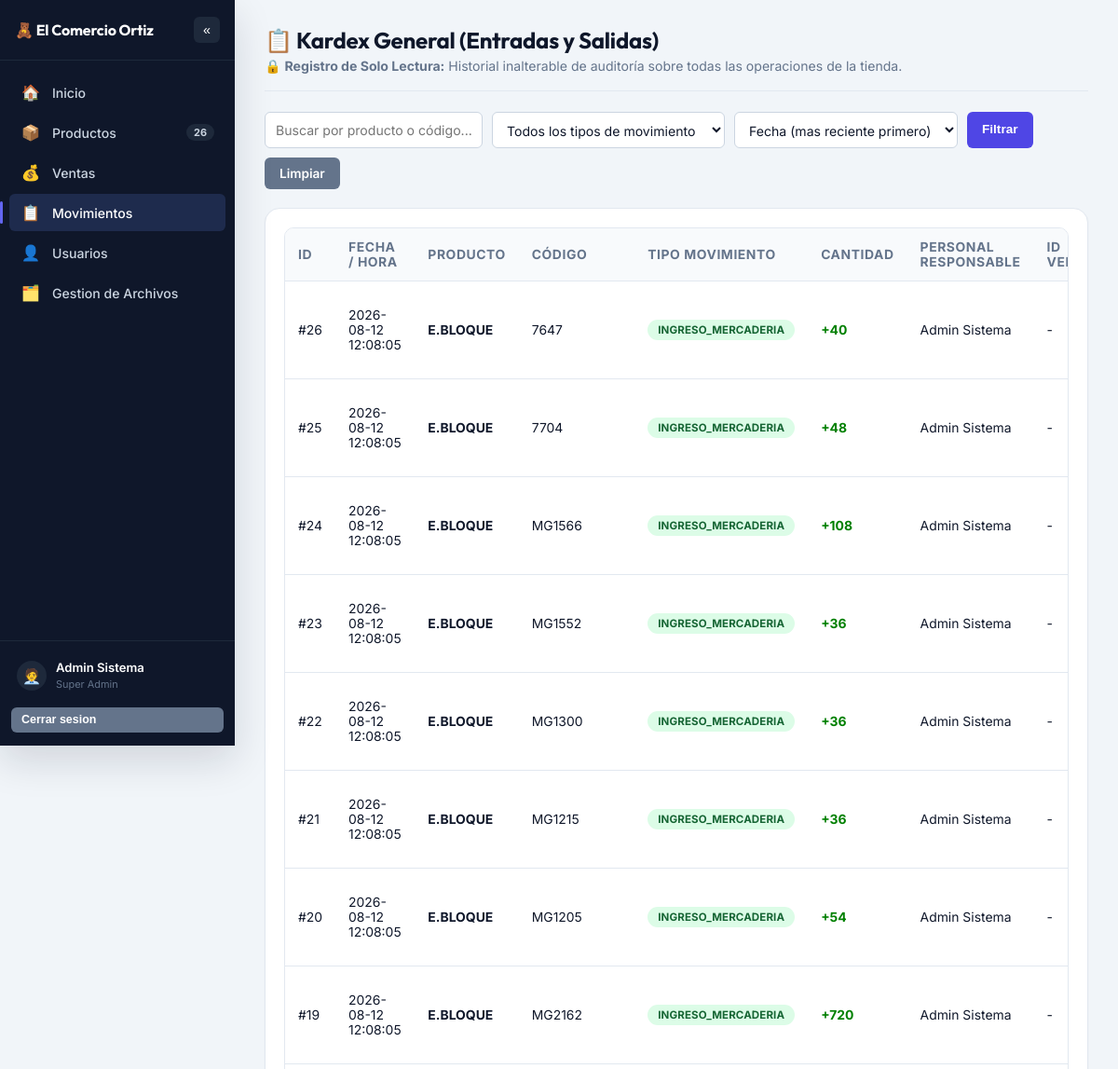
Page /movimientos/ (signed in, upper part) on the earlier database version.
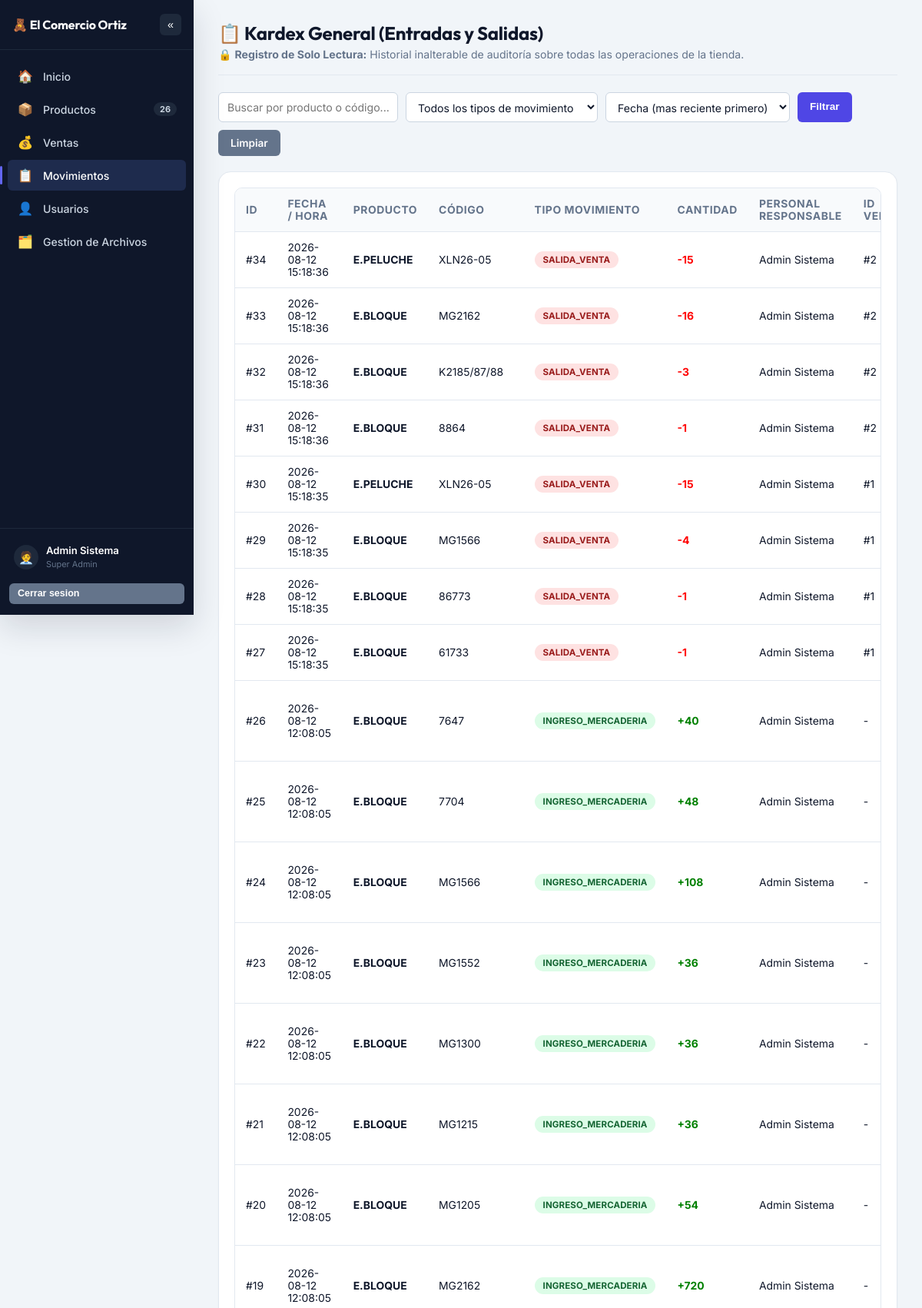
Same page on the later database version.
### tables this page shows
CREATE TABLE movimientos (
    id_movimiento INTEGER PRIMARY KEY AUTOINCREMENT,
    id_producto INTEGER NOT NULL REFERENCES productos(id_producto),
    id_personal INTEGER NOT NULL REFERENCES personal(id_personal),
    id_venta INTEGER REFERENCES ventas(id_venta) ON DELETE SET NULL,
    id_proveedor INTEGER REFERENCES proveedores(id_proveedor),

    tipo_movimiento TEXT NOT NULL CHECK(
        tipo_movimiento IN (
            'INGRESO_MERCADERIA',
            'SALIDA_VENTA',
            'GARANTIA_ENTRADA',
            'GARANTIA_BAJA',
            'DEVOLUCION_PROVEEDOR',
            'AJUSTE_INVENTARIO'
        )
    ),
    cantidad INTEGER NOT NULL,   -- positivo (+) entradas, negativo (-) salidas
    motivo_nota TEXT,
    fecha TEXT DEFAULT (datetime('now', 'localtime'))
);

CREATE TABLE productos (
    id_producto INTEGER PRIMARY KEY AUTOINCREMENT,
    foto_url TEXT,
    nombre TEXT NOT NULL,
    -- codigo_1 NO es unico por si solo: el cliente confirmo que se repite
    -- entre productos distintos en su catalogo real. Lo que si identifica
    -- un producto de forma unica es la COMBINACION codigo_1 + codigo_2
    -- (ver el UNIQUE compuesto al final de la tabla, y
    -- productos_model.get_producto_por_codigo / guardar_o_actualizar_desde_excel,
    -- que ya matchean por el par completo).
    codigo_1 TEXT NOT NULL,
    codigo_2 TEXT,
    descripcion TEXT,
    marca TEXT,

    -- Esquema de precios
    precio_unidad_facturado REAL DEFAULT 0,   -- PUF
    precio_docena_facturado REAL DEFAULT 0,   -- PDF
    precio_paquete_facturado REAL DEFAULT 0,  -- PPF
    precio_paquete_neto REAL DEFAULT 0,       -- PPN
    precio_docena_neto REAL DEFAULT 0,        -- PDN
    precio_docena_comercial REAL DEFAULT 0,   -- PDC
    descuento_porcentaje REAL DEFAULT 0,
    incremento_porcentaje REAL DEFAULT 0,

    -- Presentacion y empaque
    pcs_paquete INTEGER DEFAULT 0,
    pcs_caja INTEGER DEFAULT 0,
    venta_fraccionada TEXT DEFAULT 'No' CHECK(venta_fraccionada IN ('Si', 'No')),

    -- Ubicacion y existencias
    id_ubicacion INTEGER REFERENCES ubicaciones(id_ubicacion),
    posicion TEXT,
    -- Puede quedar en 0 o mayor (piezas sueltas -> decimal, ej. venta
    -- fraccionada) o en NEGATIVO: negativo significa que se aprobo una
    -- venta por mas de lo que habia en tienda, y ese numero es lo que
    -- falta reponer desde el almacen (ver alerta en Inicio).
    cantidad REAL NOT NULL DEFAULT 0,

    -- Estado de negocio (Activo/Inactivo). "Agotado" NO se guarda aqui:
    -- se calcula en la aplicacion comparando cantidad <= 0 (0 o negativo,
    -- ver mas abajo), para evitar que quede desincronizado con el stock real.
    estado TEXT DEFAULT 'Activo' CHECK(estado IN ('Activo', 'Inactivo')),

    UNIQUE(codigo_1, codigo_2)
);

### controllers/movimientos_controller.py (the view)
@movimientos_bp.route('/')
@roles_required(*ROLES_VENTAS)
def index():
    busqueda = request.args.get('busqueda', '')
    tipo_filtro = request.args.get('tipo_movimiento', '')
    orden = request.args.get('orden', '')
    movimientos = movimientos_model.get_movimientos(
        busqueda=busqueda or None,
        tipo_movimiento=tipo_filtro or None,
        orden=orden or None,
    )
    return render_template(
        'movimientos/movimientos_view.html',
        movimientos=movimientos,
        busqueda=busqueda,
        tipo_filtro=tipo_filtro,
        orden_actual=orden or movimientos_model.ORDEN_MOVIMIENTOS_DEFAULT,
    )

### models/database.py (called while the page is built)
def get_db():
    if 'db' not in g:
        g.db = sqlite3.connect(current_app.config['DATABASE'])
        g.db.row_factory = sqlite3.Row
        g.db.execute('PRAGMA foreign_keys = ON')
    return g.db

### models/productos_model.py (called while the page is built)
def contar_productos():
    db = get_db()
    return db.execute("SELECT COUNT(*) AS c FROM productos").fetchone()['c']

def contar_faltantes():
    db = get_db()
    return db.execute("SELECT COUNT(*) AS c FROM productos WHERE cantidad < 0").fetchone()['c']

### models/ventas_model.py (called while the page is built)
def contar_pendientes(id_personal_filtro=None):
    db = get_db()
    if id_personal_filtro:
        return db.execute(
            "SELECT COUNT(*) AS c FROM ventas WHERE estado = 'Pendiente' AND id_personal_registro = ?",
            (id_personal_filtro,),
        ).fetchone()['c']
    return db.execute(
        "SELECT COUNT(*) AS c FROM ventas WHERE estado = 'Pendiente'"
    ).fetchone()['c']

### utilities/utilities.py (called while the page is built)
def resolver_orden_sql(orden, opciones, default):
    return opciones.get(orden, opciones[default])

### templates/movimientos/movimientos_view.html (shortened to what this page needs)
{% extends "shared/base.html" %}
{% block content %}
    <div class="page-header">
        <div>
            <h1>📋 Kardex General (Entradas y Salidas)</h1>
            <p class="subtitle">
                🔒 <strong>Registro de Solo Lectura:</strong> Historial inalterable de auditoría sobre todas las operaciones de la tienda.
            </p>
        </div>
    </div>
    <form method="get" class="filters" style="margin-bottom: 20px; display: flex; gap: 10px; flex-wrap: wrap;">
        <input type="text" name="busqueda" placeholder="Buscar por producto o código..." value="{{ busqueda or '' }}">
        <select name="tipo_movimiento">
            <option value="">Todos los tipos de movimiento</option>
        </select>
        <select name="orden">
            <option value="fecha_desc" {{ 'selected' if orden_actual == 'fecha_desc' }}>Fecha (mas reciente primero)</option>
        </select>
        <button type="submit" class="btn btn-primary">Filtrar</button>
        <a href="{{ url_for('movimientos.index') }}" class="btn btn-secondary">Limpiar</a>
    </form>
    <div class="card">
        {% if movimientos %}
            <div class="table-scroll">
                <table>
                    <thead>
                        <tr>
                            <th>ID</th>
                            <th>Fecha / Hora</th>
                            <th>Producto</th>
                            <th>Código</th>
                            <th>Tipo Movimiento</th>
                            <th>Cantidad</th>
                            <th>Personal Responsable</th>
                            <th>ID Venta</th>
                        </tr>
                    </thead>
                    <tbody>
                        {% for m in movimientos %}
                            <tr>
                                <td>#{{ m.id_movimiento }}</td>
                                <td>{{ m.fecha }}</td>
                                <td><strong>{{ m.producto_nombre }}</strong></td>
                                <td>{{ m.codigo_1 }}</td>
                                <td>
                                    <span class="badge {{ 'badge-activo' if (m.cantidad|default(0)|int) > 0 else 'badge-inactivo' }}">
                                        {{ m.tipo_movimiento }}
                                    </span>
                                </td>
                                <td>
                                    <strong style="color: {{ 'green' if (m.cantidad|default(0)|int) > 0 else 'red' }};">
                                        {{ '+' if (m.cantidad|default(0)|int) > 0 else '' }}{{ m.cantidad|default(0) }}
                                    </strong>
                                </td>
                                <td>{{ m.personal_nombre or 'Sistema' }}</td>
                                <td>{{ '#' ~ m.id_venta if m.id_venta else '-' }}</td>
                            </tr>
                        {% endfor %}
                    </tbody>
                </table>
            </div>
        {% else %}
            <div class="empty-state" style="text-align: center; padding: 40px;">
                No se encontraron movimientos registrados en el historial.
            </div>
        {% endif %}
    </div>
{% endblock %}

Differences in the rows shown:
added movimientos: id_movimiento "34", fecha "2026-08-12 15:18:36", producto_nombre "E.PELUCHE", codigo_1 "XLN26-05", tipo_movimiento "SALIDA_VENTA", cantidad "-15", personal_nombre "Admin Sistema", id_venta "#2"
added movimientos: id_movimiento "33", fecha "2026-08-12 15:18:36", producto_nombre "E.BLOQUE", codigo_1 "MG2162", tipo_movimiento "SALIDA_VENTA", cantidad "-16", personal_nombre "Admin Sistema", id_venta "#2"
added movimientos: id_movimiento "32", fecha "2026-08-12 15:18:36", producto_nombre "E.BLOQUE", codigo_1 "K2185/87/88", tipo_movimiento "SALIDA_VENTA", cantidad "-3", personal_nombre "Admin Sistema", id_venta "#2"
added movimientos: id_movimiento "31", fecha "2026-08-12 15:18:36", producto_nombre "E.BLOQUE", codigo_1 "8864", tipo_movimiento "SALIDA_VENTA", cantidad "-1", personal_nombre "Admin Sistema", id_venta "#2"
added movimientos: id_movimiento "30", fecha "2026-08-12 15:18:35", producto_nombre "E.PELUCHE", codigo_1 "XLN26-05", tipo_movimiento "SALIDA_VENTA", cantidad "-15", personal_nombre "Admin Sistema", id_venta "#1"
added movimientos: id_movimiento "29", fecha "2026-08-12 15:18:35", producto_nombre "E.BLOQUE", codigo_1 "MG1566", tipo_movimiento "SALIDA_VENTA", cantidad "-4", personal_nombre "Admin Sistema", id_venta "#1"
added movimientos: id_movimiento "28", fecha "2026-08-12 15:18:35", producto_nombre "E.BLOQUE", codigo_1 "86773", tipo_movimiento "SALIDA_VENTA", cantidad "-1", personal_nombre "Admin Sistema", id_venta "#1"
added movimientos: id_movimiento "27", fecha "2026-08-12 15:18:35", producto_nombre "E.BLOQUE", codigo_1 "61733", tipo_movimiento "SALIDA_VENTA", cantidad "-1", personal_nombre "Admin Sistema", id_venta "#1"
